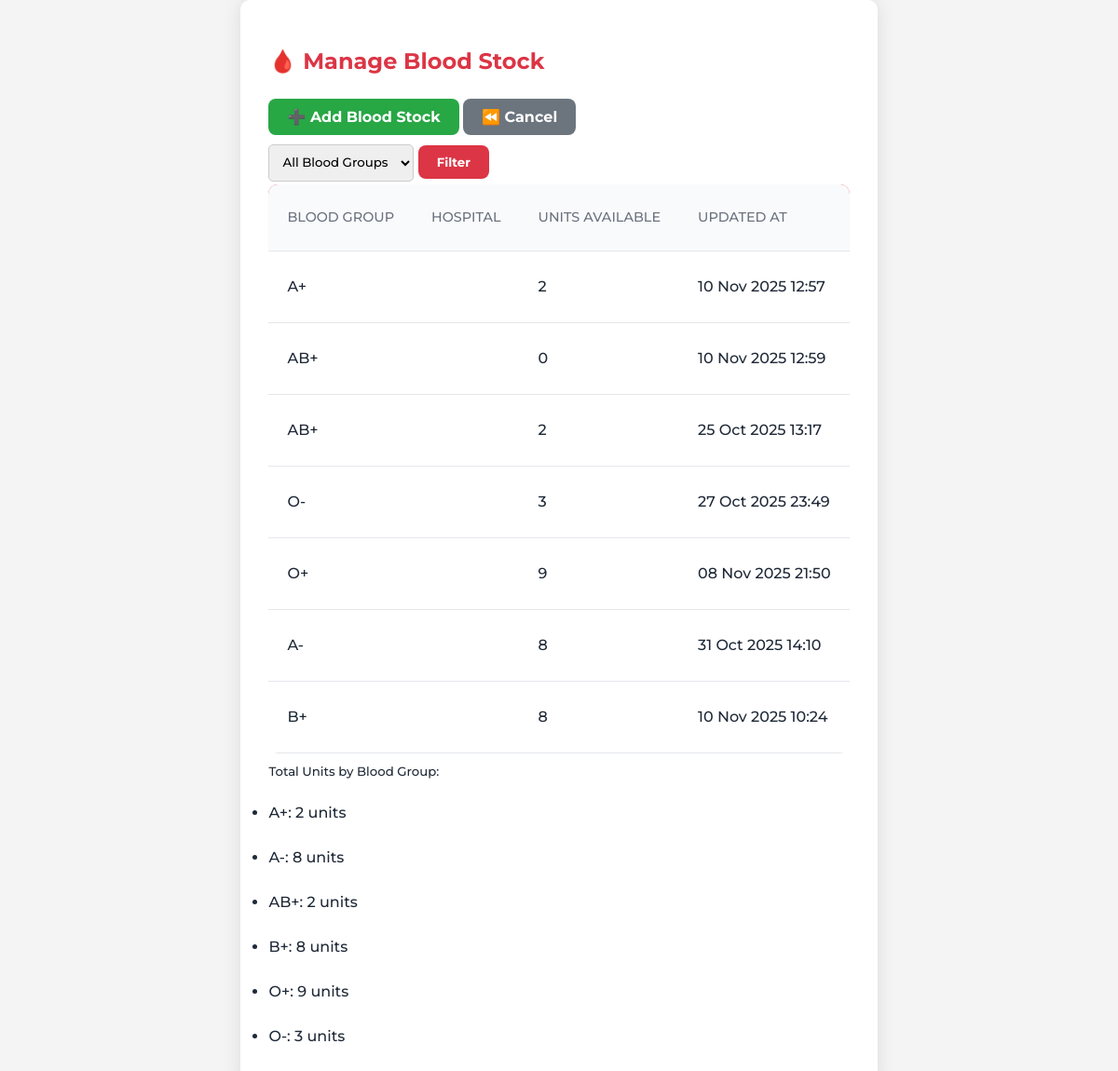
Page /manage_bloodstock/ (signed in) on the earlier database version.
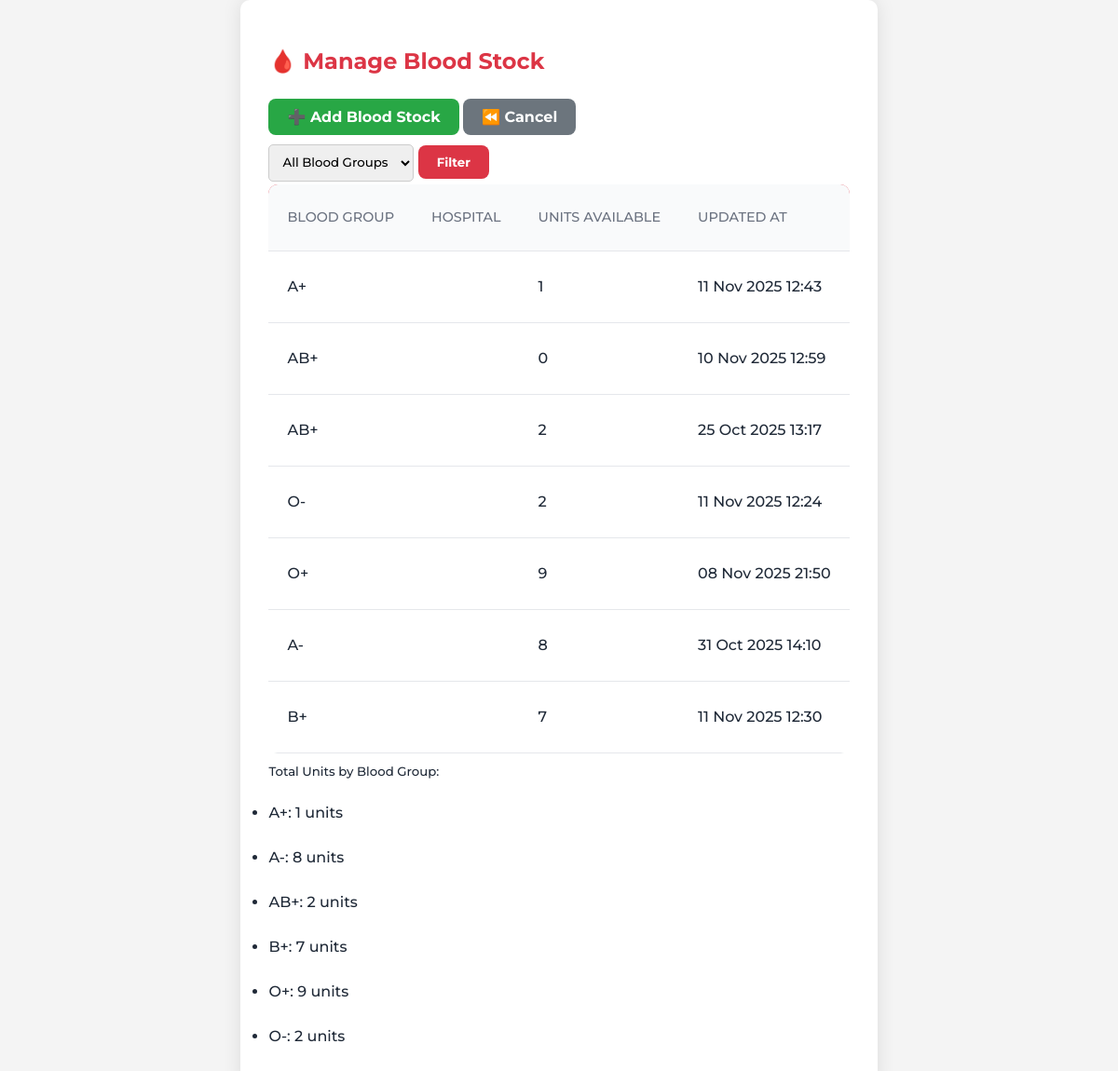
Same page on the later database version.
### blood_bank_app/models.py (models this page shows, shortened)
class BloodStock(models.Model):
    BLOOD_GROUPS = [
        ('A+', 'A+'), ('A-', 'A-'),
        ('B+', 'B+'), ('B-', 'B-'),
        ('AB+', 'AB+'), ('AB-', 'AB-'),
        ('O+', 'O+'), ('O-', 'O-'),
    ]
    hospital = models.ForeignKey('HospitalDetail', on_delete=models.CASCADE, null=True, blank=True)
    blood_group = models.CharField(max_length=3, choices=BLOOD_GROUPS)
    units_available = models.PositiveIntegerField(default=0)
    updated_at = models.DateTimeField(auto_now=True)

### blood_bank_app/views.py (the view)
# urls.py: path('manage_bloodstock/', views.manage_bloodstock, name='manage_bloodstock'),
@login_required
def manage_bloodstock(request):
    stock = BloodStock.objects.all()
    blood_group = request.GET.get('blood_group')
    if blood_group:
        stock = stock.filter(blood_group=blood_group)
    hospital = request.GET.get('hospital')
    if hospital:
        stock = stock.filter(hospital_id=hospital)
    hospitals = HospitalDetail.objects.all()
    total_units = stock.values('blood_group').annotate(total=Sum('units_available'))
    return render(request, 'partials/manage_bloodstock.html', {
        'blood_stock': stock,
        'hospitals': hospitals,
        'blood_groups': BloodStock.BLOOD_GROUPS,  # pass this for filter dropdown
        'total_units': total_units
    })

### blood_bank_app/templates/partials/manage_bloodstock.html (shortened to what this page needs)
{% extends 'master.html' %}
{% load static %}
{% block content %}
<div class="login-container">
    <div class="login-card w-100">
        <h2 class="text-center mb-4">🩸 Manage Blood Stock</h2>
        <div class="d-flex justify-content-between mb-3">
            <a href="{% url 'add_blood_stock' %}" class="btn btn-success">➕ Add Blood Stock</a>
            <a href="{% url 'admin_dashboard' %}" class="btn btn-secondary">⏪ Cancel</a>
        </div>
        <form method="get" class="mb-4 d-flex gap-2">
            <select name="blood_group" class="form-control">
                <option value="">All Blood Groups</option>
            </select>
            <button type="submit" class="btn btn-primary">Filter</button>
        </form>
        <div class="table-responsive">
            <table class="table table-hover text-center">
                <thead>
                    <tr>
                        <th>Blood Group</th>
                        <th>Hospital</th>
                        <th>Units Available</th>
                        <th>Updated At</th>
                    </tr>
                </thead>
                <tbody>
                    {% for item in blood_stock %}
                        <tr>
                            <td>{{ item.blood_group }}</td>
                            <td>{{ item.hospital.hospital_name }}</td>
                            <td>{{ item.units_available }}</td>
                            <td>{{ item.updated_at|date:"d M Y H:i" }}</td>
                        </tr>
                    {% empty %}
                        <tr>
                            <td colspan="4">No blood stock available.</td>
                        </tr>
                    {% endfor %}
                </tbody>
            </table>
        </div>
        <div class="mt-4">
            <h5>Total Units by Blood Group:</h5>
            <ul class="list-group list-group-horizontal flex-wrap">
                {% for item in total_units %}
                    <li class="list-group-item flex-fill text-center">
                        {{ item.blood_group }}: {{ item.total }} units
                    </li>
                {% endfor %}
            </ul>
        </div>
    </div>
</div>
{% endblock %}

Differences in the rows shown:
changed BloodStock: units_available "2" → "1"; updated_at "10 Nov 2025 12:57" → "11 Nov 2025 12:43"
changed BloodStock: units_available "3" → "2"; updated_at "27 Oct 2025 23:49" → "11 Nov 2025 12:24"
changed BloodStock: units_available "8" → "7"; updated_at "10 Nov 2025 10:24" → "11 Nov 2025 12:30"
Other differences:
new list line: "A+ : 1 units"
new list line: "B+ : 7 units"
new list line: "O- : 2 units"
list line gone: "A+ : 2 units"
list line gone: "B+ : 8 units"
list line gone: "O- : 3 units"
